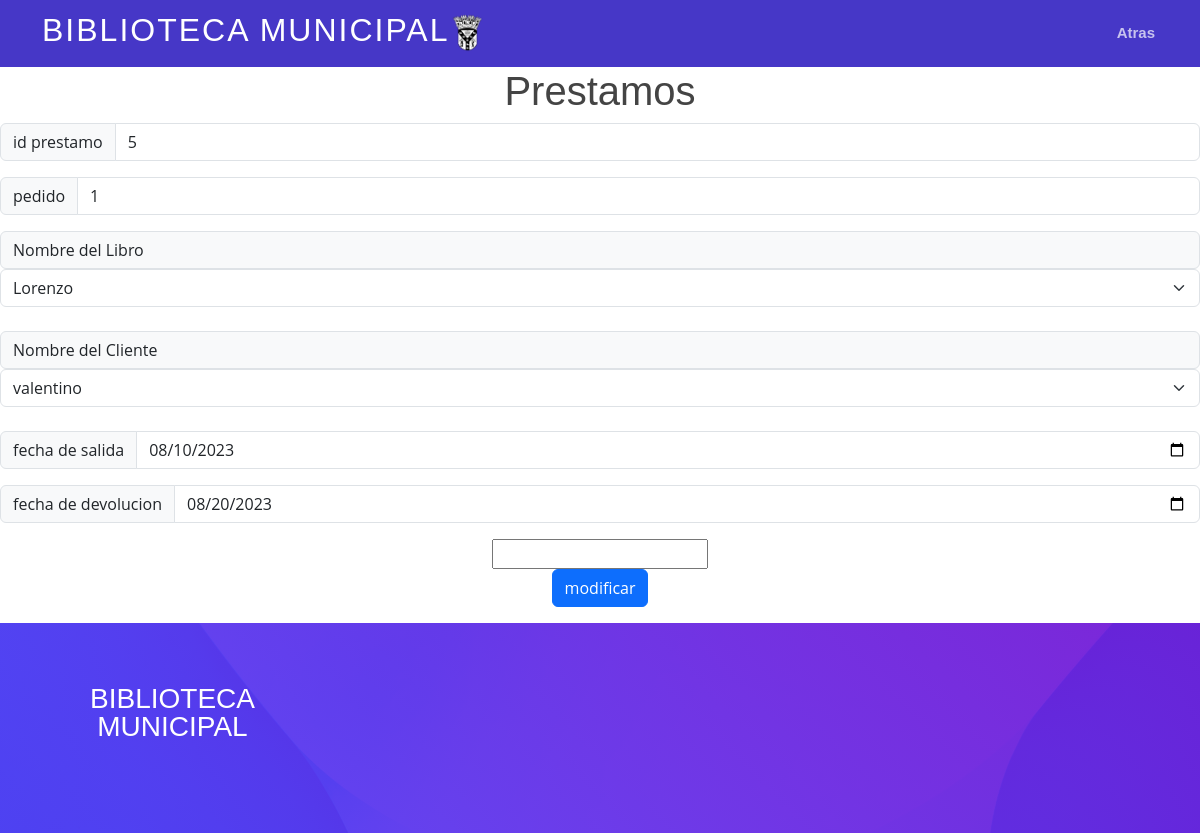
Page /procesos/prestamos/prestamo2.php?id_prestamo=5 on the committed database.
### tables this page shows
CREATE TABLE `prestamos` (
  `id_prestamo` int(11) NOT NULL,
  `numero_pedido` varchar(50) NOT NULL,
  `id_libro` int(11) NOT NULL,
  `id_cliente` int(11) NOT NULL,
  `fecha_salida` varchar(50) NOT NULL,
  `fecha_devolucion` varchar(50) NOT NULL,
  `estado_dev` varchar(50) NOT NULL
);

### procesos/prestamos/prestamo2.php (the view, shortened to what this page needs)
<link href="../../template/assets/vendor/aos/aos.css" rel="stylesheet">
  <link href="../../template/assets/vendor/bootstrap/css/bootstrap.min.css" rel="stylesheet">
  <link href="../../template/assets/vendor/bootstrap-icons/bootstrap-icons.css" rel="stylesheet">
  <link href="../../template/assets/vendor/boxicons/css/boxicons.min.css" rel="stylesheet">
  <link href="../../template/assets/vendor/glightbox/css/glightbox.min.css" rel="stylesheet">
  <link href="../../template/assets/vendor/swiper/swiper-bundle.min.css" rel="stylesheet">
  <link href="../../template/assets/css/style.css" rel="stylesheet">
<?php
require '../../php/cabecera3.php';
require "../../php/conexion.php";
$id = $_GET['id_prestamo'];
$F=$_GET['funcion'];
if ($F !="A"){
    $q="select * from prestamos where id_prestamo=$id";
    $r=mysqli_query($con, $q);
    while($datos=mysqli_fetch_array($r)){
    ?>
    <?php
    echo ( "<center>");
    echo(" <form action='prestamo3.php' method='GET'>");
    echo("<h1>Prestamos</h1>");
    echo("<div class='input-group mb-3'>
    <span class='input-group-text' id='inputGroup-sizing-default'>id prestamo</span>
    <input type='text' class='form-control' name='id_prestamo'readonly aria-label='Sizing example input' aria-describedby='inputGroup-sizing-default' value=".$datos['id_prestamo'].">
  </div>  ");
    echo("<div class='input-group mb-3'>
    <span class='input-group-text' id='inputGroup-sizing-default'>pedido</span>
    <input type='number' class='form-control' name='pedido' aria-label='Sizing example input' aria-describedby='inputGroup-sizing-default' value=".$datos['numero_pedido'].">
  </div>  ");
  echo(" <span class='input-group-text' id='inputGroup-sizing-default'>Nombre del Libro</span>");
  echo("<select  class='form-select' aria-label='Default select example' id='libro' name='id_libro'>");
  require "../../php/conexion.php";
  $q="select * from  libros  order by nombrel";
  $r=mysqli_query($con, $q);
  while($datos1=mysqli_fetch_array($r)){
    if($datos1['id_libro']==$datos['id_libro']) {
   echo("<option selected value=". $datos1['id_libro'].">". $datos1['nombrel']."</option>");
  }else{
    echo("<option  value=". $datos1['id_libro'].">". $datos1['nombrel']."</option>");
  }
}
  echo("</select>");
     echo("<br>");
     echo(" <span class='input-group-text' id='inputGroup-sizing-default'>Nombre del Cliente</span>");
  echo("<select  class='form-select' aria-label='Default select example' id='cliente' name='id_cliente'>");
  require "../../php/conexion.php";
  $q="select * from  clientes  order by nombrec";
  $r=mysqli_query($con, $q);
  while($datos2=mysqli_fetch_array($r)){
    if($datos2['id_cliente']==$datos['id_cliente']) {
   echo("<option selected value=". $datos2['id_cliente'].">". $datos2['nombrec']."</option>");
  }else{
    echo("<option  value=". $datos2['id_cliente'].">". $datos2['nombrec']."</option>");
  }
}
  echo("</select>");
     echo("<br>");
     echo("<div class='input-group mb-3'>
     <span class='input-group-text' id='inputGroup-sizing-default'>fecha de salida</span>
     <input type='date' class='form-control' name='salida' aria-label='Sizing example input' aria-describedby='inputGroup-sizing-default' value=".$datos['fecha_salida'].">
   </div>  ");
   echo("<div class='input-group mb-3'>
     <span class='input-group-text' id='inputGroup-sizing-default'>fecha de devolucion</span>
     <input type='date' class='form-control' name='devolucion' aria-label='Sizing example input' aria-describedby='inputGroup-sizing-default' value=".$datos['fecha_devolucion'].">
   </div>  ");
           echo("<input type='text' name='funcion' value=".$F.">");
           echo(  "<br>");
           echo( "<input type='submit'  class='btn btn-primary'value='modificar'>");
    echo ("</form>");
    }
}
require '../../php/pie.php';

### template/assets/css/style.css (style rules this page uses)
h1, h2, h3, h4, h5, h6 { font-family: "Poppins", sans-serif; }

### rows in the picture
prestamos: id_prestamo "5", pedido "1", salida "08/10/2023", devolucion "08/20/2023"

### other values in the picture
form field id_libro "Lorenzo"
form field id_cliente "valentino"
